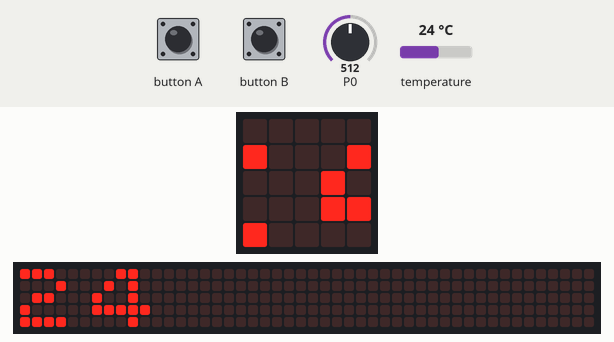
The program below on a simulated BBC micro:bit (MakeCode). Shown: the board's 5×5 LED display, a strip that is not on the board, showing the scrolling text unrolled. The test bench sets the inputs (shaded band); at power-on: temperature 24 °C, P0 = 512 (analog values on the 0–1023 scale). The 48×5 strip is a reading aid, not a part: it shows the text the display is scrolling, unrolled, one strip-width of it at a time.

Above: at 1.27 s.
1.3 s: temperature set to 7 °C
At 3.0 s:
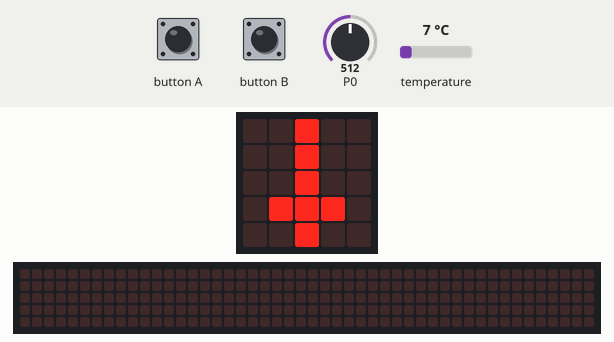
7.3 s: P0 set to 0
At 9.4 s:
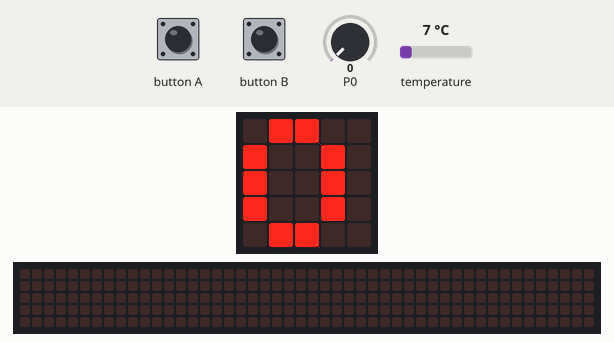
11.1 s: temperature set to 12 °C
At 16.1 s:
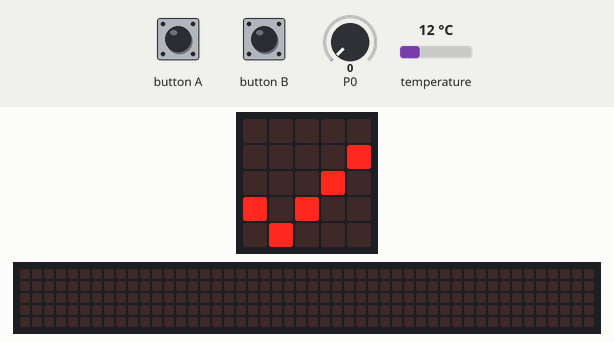
17.1 s: P0 set to 610
At 21.01 s:
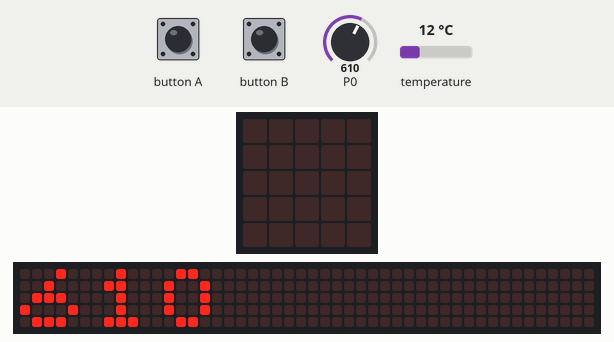
23.1 s: temperature set to 33 °C
At 28.05 s:
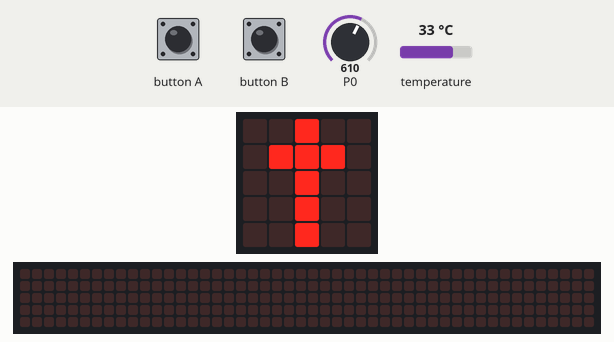
29.1 s: P0 set to 590
At 32.3 s:
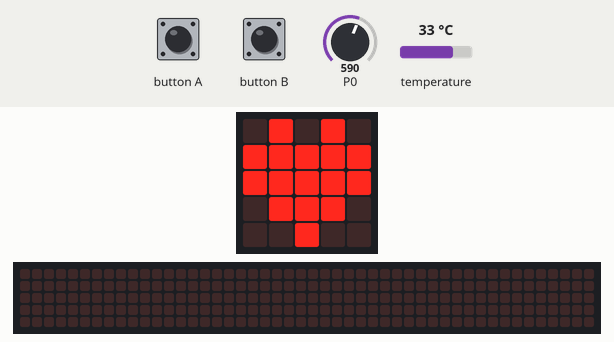

The program:

main.ts
```typescript
input.onButtonPressed(Button.A, function () {
    basic.showNumber(input.temperature())
})
input.onButtonPressed(Button.B, function () {
    basic.showNumber(pins.analogReadPin(AnalogPin.P0))
})
basic.forever(function () {
    basic.showNumber(input.temperature())
    if (input.temperature() < 8) {
        basic.showIcon(IconNames.Sword)
        basic.clearScreen()
    } else {
        if (input.temperature() >= 8 && input.temperature() <= 30) {
            basic.showIcon(IconNames.Yes)
            basic.clearScreen()
        } else {
            if (input.temperature() > 30) {
                basic.showLeds(`
                    . . # . .
                    . # # # .
                    . . # . .
                    . . # . .
                    . . # . .
                    `)
                basic.clearScreen()
            }
        }
    }
    basic.showNumber(pins.analogReadPin(AnalogPin.P0))
    if (pins.analogReadPin(AnalogPin.P0) < 200) {
        basic.showIcon(IconNames.Skull)
        basic.clearScreen()
    } else {
        if (pins.analogReadPin(AnalogPin.P0) >= 200 && pins.analogReadPin(AnalogPin.P0) <= 600) {
            basic.showIcon(IconNames.Heart)
            basic.clearScreen()
        } else {
            if (true) {
                basic.showIcon(IconNames.Ghost)
                basic.clearScreen()
            }
        }
    }
})
```

test.ts
```typescript
// aquí va el archivo "tests"; esto no se compilará cuando este paquete se utilice como una extensión.
```

Measured:
- after the input at 1.3 s, the display: first differs from a run without the input after 1.4 s (image 1)
- after the input at 11.1 s, the display: first differs from a run without the input after 1.9 s (image 3 shows a later state)
- after the input at 29.1 s, the display: first differs from a run without the input after 2.8 s (image 6)
- what the display in image 1 shows lasts 0.6 s, from 2.7 s to 3.3 s
- what the display in image 2 shows lasts 0.7 s, from 8.9 s to 9.6 s
- what the display in image 5 shows lasts 0.4 s, from 27.9 s to 28.3 s
